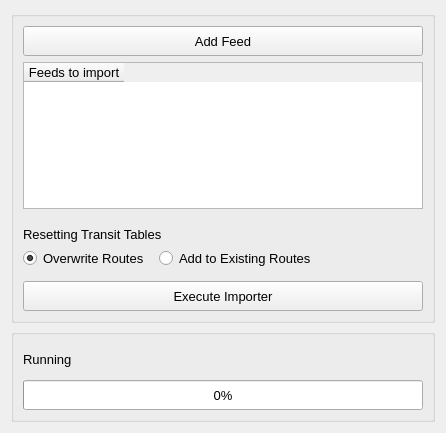
<?xml version="1.0" encoding="UTF-8"?>
<ui version="4.0">
 <class>Form</class>
 <widget class="QWidget" name="Form">
  <property name="geometry">
   <rect>
    <x>0</x>
    <y>0</y>
    <width>446</width>
    <height>433</height>
   </rect>
  </property>
  <property name="font">
   <font>
    <pointsize>10</pointsize>
   </font>
  </property>
  <property name="windowTitle">
   <string>GTFS Importer</string>
  </property>
  <layout class="QGridLayout" name="gridLayout">
   <item row="2" column="0">
    <widget class="QGroupBox" name="config_box">
     <property name="sizePolicy">
      <sizepolicy hsizetype="Preferred" vsizetype="Preferred">
       <horstretch>0</horstretch>
       <verstretch>0</verstretch>
      </sizepolicy>
     </property>
     <property name="title">
      <string/>
     </property>
     <layout class="QGridLayout" name="gridLayout_2">
      <item row="8" column="0" colspan="3">
       <widget class="QPushButton" name="but_execute">
        <property name="sizePolicy">
         <sizepolicy hsizetype="Preferred" vsizetype="Preferred">
          <horstretch>0</horstretch>
          <verstretch>0</verstretch>
         </sizepolicy>
        </property>
        <property name="minimumSize">
         <size>
          <width>0</width>
          <height>30</height>
         </size>
        </property>
        <property name="text">
         <string>Execute Importer</string>
        </property>
       </widget>
      </item>
      <item row="1" column="0" colspan="3">
       <widget class="QTableWidget" name="list_feeds">
        <property name="sizePolicy">
         <sizepolicy hsizetype="Preferred" vsizetype="Preferred">
          <horstretch>0</horstretch>
          <verstretch>0</verstretch>
         </sizepolicy>
        </property>
        <column>
         <property name="text">
          <string>Feeds to import</string>
         </property>
         <property name="font">
          <font>
           <pointsize>10</pointsize>
          </font>
         </property>
        </column>
       </widget>
      </item>
      <item row="4" column="0" colspan="3">
       <widget class="QLabel" name="label_3">
        <property name="sizePolicy">
         <sizepolicy hsizetype="Preferred" vsizetype="Preferred">
          <horstretch>0</horstretch>
          <verstretch>0</verstretch>
         </sizepolicy>
        </property>
        <property name="text">
         <string>Resetting Transit Tables</string>
        </property>
       </widget>
      </item>
      <item row="7" column="0" colspan="3">
       <widget class="Line" name="line_3">
        <property name="sizePolicy">
         <sizepolicy hsizetype="Preferred" vsizetype="Preferred">
          <horstretch>0</horstretch>
          <verstretch>0</verstretch>
         </sizepolicy>
        </property>
        <property name="orientation">
         <enum>Qt::Horizontal</enum>
        </property>
       </widget>
      </item>
      <item row="6" column="1">
       <widget class="QRadioButton" name="rdo_keep">
        <property name="sizePolicy">
         <sizepolicy hsizetype="Preferred" vsizetype="Preferred">
          <horstretch>0</horstretch>
          <verstretch>0</verstretch>
         </sizepolicy>
        </property>
        <property name="minimumSize">
         <size>
          <width>130</width>
          <height>0</height>
         </size>
        </property>
        <property name="text">
         <string>Add to Existing Routes</string>
        </property>
       </widget>
      </item>
      <item row="0" column="0" colspan="3">
       <widget class="QPushButton" name="but_add">
        <property name="sizePolicy">
         <sizepolicy hsizetype="Preferred" vsizetype="Preferred">
          <horstretch>0</horstretch>
          <verstretch>0</verstretch>
         </sizepolicy>
        </property>
        <property name="minimumSize">
         <size>
          <width>0</width>
          <height>30</height>
         </size>
        </property>
        <property name="text">
         <string>Add Feed</string>
        </property>
       </widget>
      </item>
      <item row="6" column="0">
       <widget class="QRadioButton" name="rdo_clear">
        <property name="sizePolicy">
         <sizepolicy hsizetype="Preferred" vsizetype="Preferred">
          <horstretch>0</horstretch>
          <verstretch>0</verstretch>
         </sizepolicy>
        </property>
        <property name="minimumSize">
         <size>
          <width>130</width>
          <height>0</height>
         </size>
        </property>
        <property name="text">
         <string>Overwrite Routes</string>
        </property>
        <property name="checked">
         <bool>true</bool>
        </property>
       </widget>
      </item>
      <item row="2" column="0" colspan="3">
       <widget class="Line" name="line_4">
        <property name="sizePolicy">
         <sizepolicy hsizetype="Preferred" vsizetype="Preferred">
          <horstretch>0</horstretch>
          <verstretch>0</verstretch>
         </sizepolicy>
        </property>
        <property name="orientation">
         <enum>Qt::Horizontal</enum>
        </property>
       </widget>
      </item>
      <item row="3" column="0" colspan="3">
       <widget class="Line" name="line">
        <property name="sizePolicy">
         <sizepolicy hsizetype="Preferred" vsizetype="Preferred">
          <horstretch>0</horstretch>
          <verstretch>0</verstretch>
         </sizepolicy>
        </property>
        <property name="orientation">
         <enum>Qt::Horizontal</enum>
        </property>
       </widget>
      </item>
     </layout>
    </widget>
   </item>
   <item row="3" column="0">
    <widget class="QGroupBox" name="progress_box">
     <property name="sizePolicy">
      <sizepolicy hsizetype="Preferred" vsizetype="Preferred">
       <horstretch>0</horstretch>
       <verstretch>0</verstretch>
      </sizepolicy>
     </property>
     <property name="title">
      <string/>
     </property>
     <layout class="QGridLayout" name="gridLayout_3">
      <item row="1" column="0">
       <widget class="QProgressBar" name="progress_bar">
        <property name="sizePolicy">
         <sizepolicy hsizetype="Preferred" vsizetype="Preferred">
          <horstretch>0</horstretch>
          <verstretch>0</verstretch>
         </sizepolicy>
        </property>
        <property name="minimumSize">
         <size>
          <width>0</width>
          <height>30</height>
         </size>
        </property>
        <property name="value">
         <number>0</number>
        </property>
       </widget>
      </item>
      <item row="0" column="0">
       <widget class="QLabel" name="progress_label">
        <property name="sizePolicy">
         <sizepolicy hsizetype="Preferred" vsizetype="Preferred">
          <horstretch>0</horstretch>
          <verstretch>0</verstretch>
         </sizepolicy>
        </property>
        <property name="minimumSize">
         <size>
          <width>0</width>
          <height>30</height>
         </size>
        </property>
        <property name="text">
         <string>Running</string>
        </property>
        <property name="wordWrap">
         <bool>true</bool>
        </property>
       </widget>
      </item>
     </layout>
    </widget>
   </item>
  </layout>
 </widget>
 <tabstops>
  <tabstop>but_add</tabstop>
  <tabstop>list_feeds</tabstop>
  <tabstop>rdo_clear</tabstop>
  <tabstop>but_execute</tabstop>
 </tabstops>
 <resources/>
 <connections/>
</ui>
